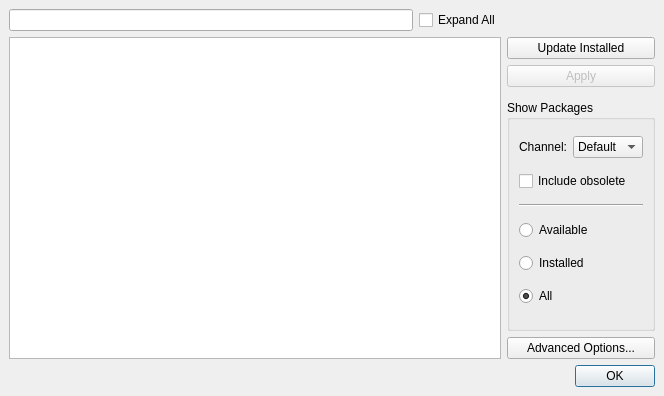
<?xml version="1.0" encoding="UTF-8"?>
<ui version="4.0">
 <class>Android::Internal::AndroidSdkManagerWidget</class>
 <widget class="QWidget" name="Android::Internal::AndroidSdkManagerWidget">
  <property name="geometry">
   <rect>
    <x>0</x>
    <y>0</y>
    <width>664</width>
    <height>396</height>
   </rect>
  </property>
  <property name="windowTitle">
   <string>Android SDK Manager</string>
  </property>
  <layout class="QVBoxLayout" name="verticalLayout_3">
   <property name="spacing">
    <number>-1</number>
   </property>
   <property name="leftMargin">
    <number>9</number>
   </property>
   <property name="topMargin">
    <number>9</number>
   </property>
   <property name="rightMargin">
    <number>9</number>
   </property>
   <property name="bottomMargin">
    <number>9</number>
   </property>
   <item>
    <widget class="QStackedWidget" name="viewStack">
     <property name="currentIndex">
      <number>0</number>
     </property>
     <widget class="QWidget" name="packagesStack">
      <layout class="QGridLayout" name="gridLayout">
       <property name="leftMargin">
        <number>0</number>
       </property>
       <property name="topMargin">
        <number>0</number>
       </property>
       <property name="rightMargin">
        <number>0</number>
       </property>
       <property name="bottomMargin">
        <number>0</number>
       </property>
       <item row="1" column="0" colspan="2">
        <widget class="QTreeView" name="packagesView">
         <property name="indentation">
          <number>20</number>
         </property>
         <attribute name="headerCascadingSectionResizes">
          <bool>false</bool>
         </attribute>
        </widget>
       </item>
       <item row="1" column="2">
        <layout class="QVBoxLayout" name="verticalLayout_2">
         <item>
          <widget class="QPushButton" name="updateInstalledButton">
           <property name="text">
            <string>Update Installed</string>
           </property>
          </widget>
         </item>
         <item>
          <widget class="QPushButton" name="applySelectionButton">
           <property name="enabled">
            <bool>false</bool>
           </property>
           <property name="text">
            <string>Apply</string>
           </property>
          </widget>
         </item>
         <item>
          <spacer name="verticalSpacer">
           <property name="orientation">
            <enum>Qt::Vertical</enum>
           </property>
          </spacer>
         </item>
         <item>
          <widget class="QGroupBox" name="packagesTypeGroup">
           <property name="title">
            <string>Show Packages</string>
           </property>
           <layout class="QVBoxLayout" name="verticalLayout">
            <item>
             <layout class="QHBoxLayout" name="channelLayout">
              <item>
               <widget class="QLabel" name="ChannelLabel">
                <property name="sizePolicy">
                 <sizepolicy hsizetype="Fixed" vsizetype="Preferred">
                  <horstretch>0</horstretch>
                  <verstretch>0</verstretch>
                 </sizepolicy>
                </property>
                <property name="text">
                 <string>Channel:</string>
                </property>
               </widget>
              </item>
              <item>
               <widget class="QComboBox" name="channelCheckbox">
                <item>
                 <property name="text">
                  <string>Default</string>
                 </property>
                </item>
                <item>
                 <property name="text">
                  <string>Stable</string>
                 </property>
                </item>
                <item>
                 <property name="text">
                  <string>Beta</string>
                 </property>
                </item>
                <item>
                 <property name="text">
                  <string>Dev</string>
                 </property>
                </item>
                <item>
                 <property name="text">
                  <string>Canary</string>
                 </property>
                </item>
               </widget>
              </item>
             </layout>
            </item>
            <item>
             <widget class="QCheckBox" name="oboleteCheckBox">
              <property name="sizePolicy">
               <sizepolicy hsizetype="Fixed" vsizetype="Fixed">
                <horstretch>0</horstretch>
                <verstretch>0</verstretch>
               </sizepolicy>
              </property>
              <property name="text">
               <string>Include obsolete</string>
              </property>
             </widget>
            </item>
            <item>
             <widget class="Line" name="line">
              <property name="orientation">
               <enum>Qt::Horizontal</enum>
              </property>
             </widget>
            </item>
            <item>
             <widget class="QRadioButton" name="showAvailableRadio">
              <property name="text">
               <string>Available</string>
              </property>
             </widget>
            </item>
            <item>
             <widget class="QRadioButton" name="showInstalledRadio">
              <property name="text">
               <string>Installed</string>
              </property>
             </widget>
            </item>
            <item>
             <widget class="QRadioButton" name="showAllRadio">
              <property name="text">
               <string>All</string>
              </property>
              <property name="checked">
               <bool>true</bool>
              </property>
             </widget>
            </item>
           </layout>
          </widget>
         </item>
         <item>
          <widget class="QPushButton" name="optionsButton">
           <property name="text">
            <string>Advanced Options...</string>
           </property>
          </widget>
         </item>
        </layout>
       </item>
       <item row="0" column="0">
        <widget class="Utils::FancyLineEdit" name="searchField"/>
       </item>
       <item row="0" column="1">
        <widget class="QCheckBox" name="expandCheck">
         <property name="text">
          <string>Expand All</string>
         </property>
        </widget>
       </item>
      </layout>
     </widget>
     <widget class="QWidget" name="outputStack">
      <layout class="QGridLayout" name="gridLayout_2">
       <property name="leftMargin">
        <number>0</number>
       </property>
       <property name="topMargin">
        <number>0</number>
       </property>
       <property name="rightMargin">
        <number>0</number>
       </property>
       <property name="bottomMargin">
        <number>0</number>
       </property>
       <item row="3" column="2">
        <widget class="QPushButton" name="cancelButton">
         <property name="text">
          <string>Cancel</string>
         </property>
        </widget>
       </item>
       <item row="2" column="0" colspan="3">
        <widget class="QProgressBar" name="operationProgress">
         <property name="maximum">
          <number>100</number>
         </property>
         <property name="value">
          <number>0</number>
         </property>
         <property name="textVisible">
          <bool>true</bool>
         </property>
         <property name="invertedAppearance">
          <bool>false</bool>
         </property>
        </widget>
       </item>
       <item row="3" column="0">
        <spacer name="horizontalSpacer">
         <property name="orientation">
          <enum>Qt::Horizontal</enum>
         </property>
         <property name="sizeHint" stdset="0">
          <size>
           <width>40</width>
           <height>20</height>
          </size>
         </property>
        </spacer>
       </item>
       <item row="0" column="0" colspan="3">
        <widget class="QPlainTextEdit" name="outputEdit">
         <property name="readOnly">
          <bool>true</bool>
         </property>
        </widget>
       </item>
       <item row="1" column="0">
        <widget class="QLabel" name="sdkLicenseLabel">
         <property name="sizePolicy">
          <sizepolicy hsizetype="Expanding" vsizetype="Preferred">
           <horstretch>0</horstretch>
           <verstretch>0</verstretch>
          </sizepolicy>
         </property>
         <property name="text">
          <string>Do you want to accept the Android SDK license?</string>
         </property>
         <property name="alignment">
          <set>Qt::AlignRight|Qt::AlignTrailing|Qt::AlignVCenter</set>
         </property>
        </widget>
       </item>
       <item row="1" column="1" colspan="2">
        <widget class="QDialogButtonBox" name="sdkLicensebuttonBox">
         <property name="enabled">
          <bool>false</bool>
         </property>
         <property name="sizePolicy">
          <sizepolicy hsizetype="Preferred" vsizetype="Fixed">
           <horstretch>0</horstretch>
           <verstretch>0</verstretch>
          </sizepolicy>
         </property>
         <property name="standardButtons">
          <set>QDialogButtonBox::No|QDialogButtonBox::Yes</set>
         </property>
        </widget>
       </item>
      </layout>
     </widget>
    </widget>
   </item>
   <item>
    <widget class="QDialogButtonBox" name="buttonBox">
     <property name="standardButtons">
      <set>QDialogButtonBox::Ok</set>
     </property>
    </widget>
   </item>
  </layout>
 </widget>
 <customwidgets>
  <customwidget>
   <class>Utils::FancyLineEdit</class>
   <extends>QLineEdit</extends>
   <header location="global">utils/fancylineedit.h</header>
  </customwidget>
 </customwidgets>
 <tabstops>
  <tabstop>packagesView</tabstop>
  <tabstop>showAllRadio</tabstop>
  <tabstop>showInstalledRadio</tabstop>
  <tabstop>showAvailableRadio</tabstop>
  <tabstop>outputEdit</tabstop>
 </tabstops>
 <resources/>
 <connections>
  <connection>
   <sender>buttonBox</sender>
   <signal>accepted()</signal>
   <receiver>Android::Internal::AndroidSdkManagerWidget</receiver>
   <slot>close()</slot>
  </connection>
 </connections>
</ui>
